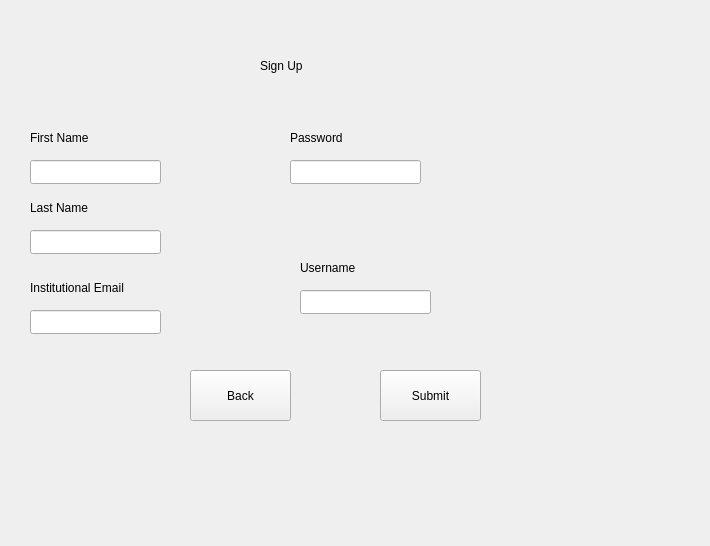
<?xml version="1.0" encoding="UTF-8"?>
<ui version="4.0">
 <class>Form</class>
 <widget class="QWidget" name="Form">
  <property name="geometry">
   <rect>
    <x>0</x>
    <y>0</y>
    <width>710</width>
    <height>546</height>
   </rect>
  </property>
  <property name="windowTitle">
   <string>Form</string>
  </property>
  <widget class="QLabel" name="label">
   <property name="geometry">
    <rect>
     <x>260</x>
     <y>30</y>
     <width>111</width>
     <height>71</height>
    </rect>
   </property>
   <property name="text">
    <string>Sign Up</string>
   </property>
  </widget>
  <widget class="QLabel" name="label_2">
   <property name="geometry">
    <rect>
     <x>30</x>
     <y>130</y>
     <width>91</width>
     <height>16</height>
    </rect>
   </property>
   <property name="text">
    <string>First Name</string>
   </property>
  </widget>
  <widget class="QLineEdit" name="first_name_input">
   <property name="geometry">
    <rect>
     <x>30</x>
     <y>160</y>
     <width>131</width>
     <height>24</height>
    </rect>
   </property>
  </widget>
  <widget class="QLineEdit" name="last_name_input">
   <property name="geometry">
    <rect>
     <x>30</x>
     <y>230</y>
     <width>131</width>
     <height>24</height>
    </rect>
   </property>
  </widget>
  <widget class="QLabel" name="label_3">
   <property name="geometry">
    <rect>
     <x>30</x>
     <y>200</y>
     <width>91</width>
     <height>16</height>
    </rect>
   </property>
   <property name="text">
    <string>Last Name</string>
   </property>
  </widget>
  <widget class="QLineEdit" name="email_input">
   <property name="geometry">
    <rect>
     <x>30</x>
     <y>310</y>
     <width>131</width>
     <height>24</height>
    </rect>
   </property>
  </widget>
  <widget class="QLabel" name="label_4">
   <property name="geometry">
    <rect>
     <x>30</x>
     <y>280</y>
     <width>111</width>
     <height>16</height>
    </rect>
   </property>
   <property name="text">
    <string>Institutional Email</string>
   </property>
  </widget>
  <widget class="QPushButton" name="submit_button">
   <property name="geometry">
    <rect>
     <x>380</x>
     <y>370</y>
     <width>101</width>
     <height>51</height>
    </rect>
   </property>
   <property name="text">
    <string>Submit</string>
   </property>
  </widget>
  <widget class="QPushButton" name="back_button">
   <property name="geometry">
    <rect>
     <x>190</x>
     <y>370</y>
     <width>101</width>
     <height>51</height>
    </rect>
   </property>
   <property name="text">
    <string>Back</string>
   </property>
  </widget>
  <widget class="QLineEdit" name="password_input">
   <property name="geometry">
    <rect>
     <x>290</x>
     <y>160</y>
     <width>131</width>
     <height>24</height>
    </rect>
   </property>
  </widget>
  <widget class="QLabel" name="label_5">
   <property name="geometry">
    <rect>
     <x>290</x>
     <y>130</y>
     <width>91</width>
     <height>16</height>
    </rect>
   </property>
   <property name="text">
    <string>Password</string>
   </property>
  </widget>
  <widget class="QLineEdit" name="username_input">
   <property name="geometry">
    <rect>
     <x>300</x>
     <y>290</y>
     <width>131</width>
     <height>24</height>
    </rect>
   </property>
  </widget>
  <widget class="QLabel" name="label_6">
   <property name="geometry">
    <rect>
     <x>300</x>
     <y>260</y>
     <width>91</width>
     <height>16</height>
    </rect>
   </property>
   <property name="text">
    <string>Username</string>
   </property>
  </widget>
 </widget>
 <resources/>
 <connections/>
</ui>
